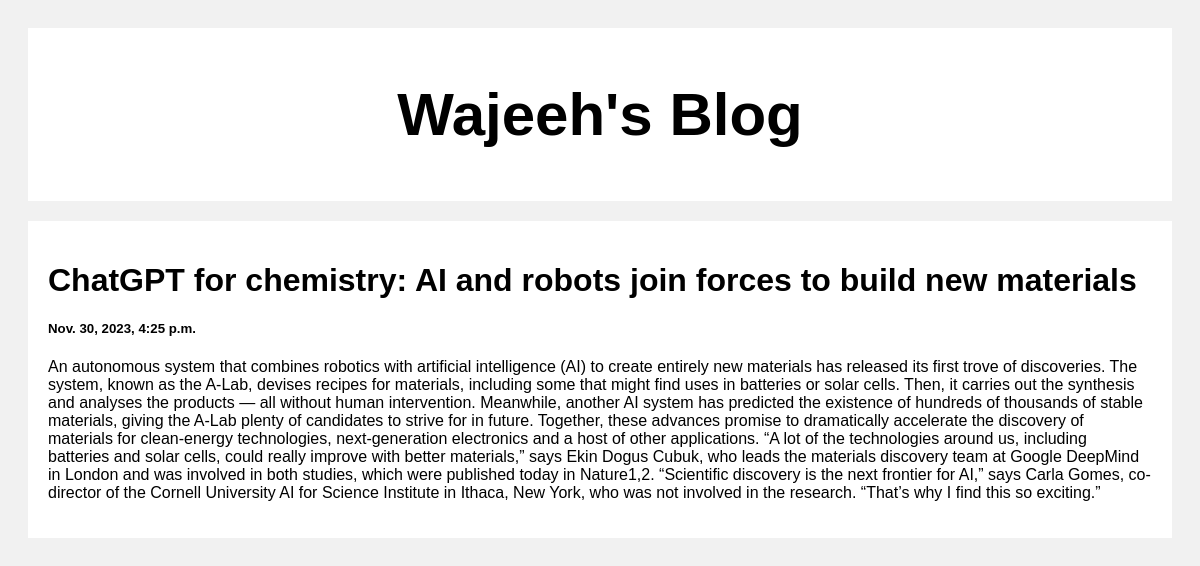
/post/1, run on the app's committed database.
### posts/models.py (models this page shows)
class Posts(models.Model):
    title = models.CharField(max_length=150)
    body = models.CharField(max_length=150000)
    created_at = models.DateTimeField(default=datetime.now, blank=True)

### posts/views.py (the view)
# urls.py: path('post/<str:id>', views.post, name='post')
def post(request, id):
    posts = Posts.objects.get(id=id)
    return render(request, 'post.html', {'posts': posts})

### templates/post.html (shortened to what this page needs)
<!DOCTYPE html>
<html>
<head>
</head>
<body>
<div class="header">
  <h2>Wajeeh's Blog</h2>
</div>
<div class="row">
  <div class="leftcolumn">
    <div class="card">
        <h1>{{posts.title}}</h1>
        <h5>{{posts.created_at}}</h5>
        <p>{{posts.body}}</p>
    </div>
  </div>
</div>
</body>
</html>

### templates/post.html (style rules this page uses)
* { box-sizing: border-box; }
body { font-family: Arial; padding: 20px; background: #f1f1f1; }
.header { padding: 2px; font-size: 40px; text-align: center; background: white; }
.leftcolumn { float: left; width: 100%; }
.card { background-color: white; padding: 20px; margin-top: 20px; }
.row:after { content: ""; display: table; clear: both; }

### data on the page
Posts: title "ChatGPT for chemistry: AI and robots join forces to build new materials", created_at "Nov. 30, 2023, 4:25 p.m.", body "An autonomous system that combines robotics with artificial intelligence (AI) to create entirely new materials has released its first trove of discoveries. The system, known as the A-Lab, devises recipes for materials, including some that might find uses in batteries or solar cells. Then, it carries out the synthesis and analyses the products — all without human intervention. Meanwhile, another AI system has predicted the existence of hundreds of thousands of stable materials, giving the A-Lab plenty of candidates to strive for in future. Together, these advances promise to dramatically accelerate the discovery of materials for clean-energy technologies, next-generation electronics and a…"
